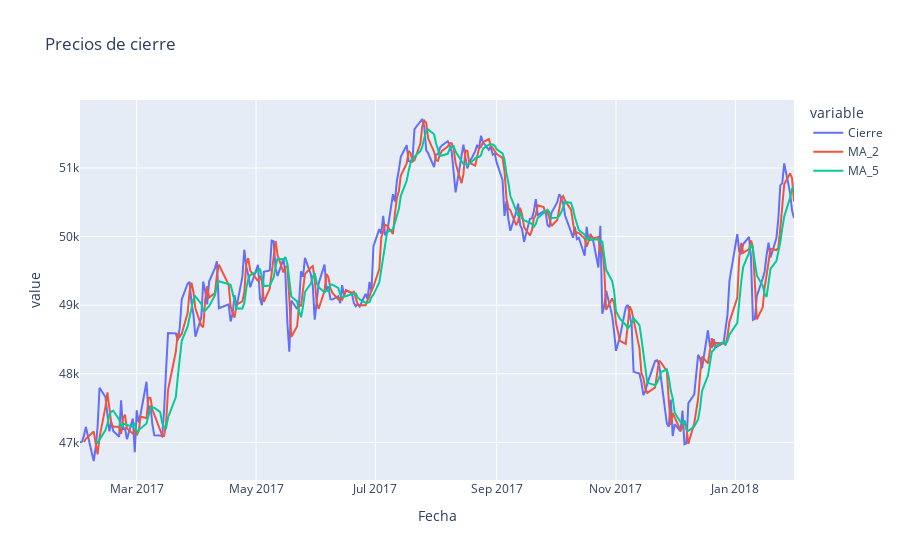

The notebook cell saved with this chart:
### Code cell
fig = px.line(cierre, x = "Fecha", y = ["Cierre", 'MA_2', 'MA_5'], title = 'Precios de cierre')
fig.show()

### Figure 1 — Plotly figure (JSON) as saved in the notebook; plotly's stock layout.template omitted (floating-point values rounded to 4 significant figures; data arrays with more than 128 entries replaced by an {"elided": "..."} marker saying what was removed)
{"data": [{"hovertemplate": "variable=Cierre<br>Fecha=%{x}<br>value=%{y}<extra></extra>", "legendgroup": "Cierre", "line": {"color": "#636efa", "dash": "solid"}, "marker": {"symbol": "circle"}, "mode": "lines", "name": "Cierre", "orientation": "v", "showlegend": true, "type": "scatter", "x": {"elided": "252 str values"}, "xaxis": "x", "y": {"elided": "252 float values"}, "yaxis": "y"}, {"hovertemplate": "variable=MA_2<br>Fecha=%{x}<br>value=%{y}<extra></extra>", "legendgroup": "MA_2", "line": {"color": "#EF553B", "dash": "solid"}, "marker": {"symbol": "circle"}, "mode": "lines", "name": "MA_2", "orientation": "v", "showlegend": true, "type": "scatter", "x": {"elided": "252 str values"}, "xaxis": "x", "y": {"elided": "252 float values"}, "yaxis": "y"}, {"hovertemplate": "variable=MA_5<br>Fecha=%{x}<br>value=%{y}<extra></extra>", "legendgroup": "MA_5", "line": {"color": "#00cc96", "dash": "solid"}, "marker": {"symbol": "circle"}, "mode": "lines", "name": "MA_5", "orientation": "v", "showlegend": true, "type": "scatter", "x": {"elided": "252 str values"}, "xaxis": "x", "y": {"elided": "252 float values"}, "yaxis": "y"}], "layout": {"autosize": true, "legend": {"title": {"text": "variable"}, "tracegroupgap": 0}, "title": {"text": "Precios de cierre"}, "xaxis": {"anchor": "y", "autorange": true, "domain": [0, 1], "range": ["2017-01-31", "2018-01-31"], "title": {"text": "Fecha"}, "type": "date"}, "yaxis": {"anchor": "x", "autorange": true, "domain": [0, 1], "range": [46450.0, 51990.0], "title": {"text": "value"}, "type": "linear"}}}
